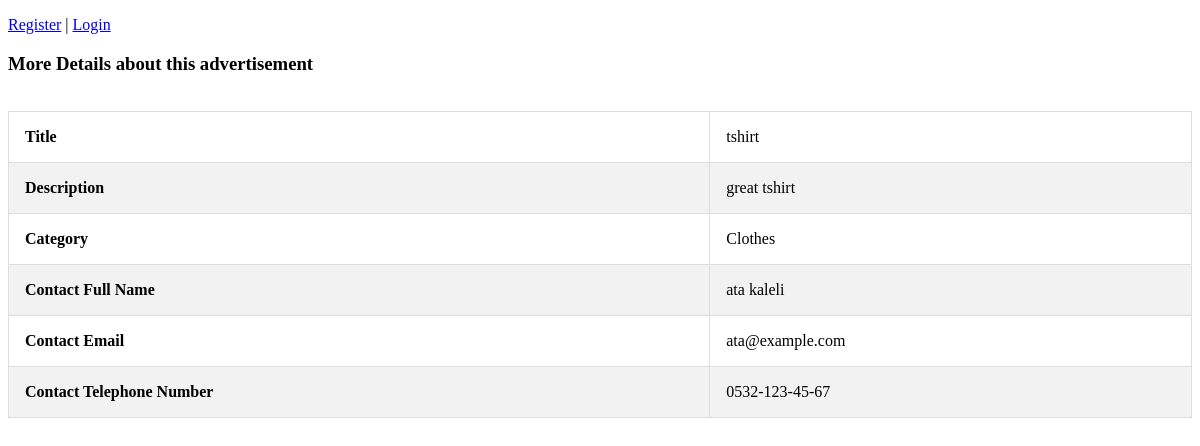
Page /moreinfoadvertisement/1 on the committed database.
### tables this page shows
CREATE TABLE ADVERTISEMENT(aid INTEGER PRIMARY KEY AUTOINCREMENT,title TEXT,description TEXT,isactive INTEGER,cid INTEGER,username TEXT,FOREIGN KEY (cid) REFERENCES CATEGORY(cid),FOREIGN KEY (username) REFERENCES USER(usename));

CREATE TABLE CATEGORY(cid INTEGER PRIMARY KEY AUTOINCREMENT,cname TEXT);

CREATE TABLE USER(username TEXT PRIMARY KEY,password TEXT,fullname TEXT,email TEXT,telno TEXT);

### main.py (the view)
@app.route("/moreinfoadvertisement/<aid>")
def moreinfoadvertisement(aid):
    conn = sqlite3.connect("advertisements.db")
    c = conn.cursor()
    c.execute("SELECT a.title, a.description, c.cname, u.fullname, u.email, u.telno FROM ADVERTISEMENT a, USER u, CATEGORY c WHERE "
              "a.username=u.username AND a.cid=c.cid AND a.aid=?", (aid, ))
    records = c.fetchall()
    return render_template("moreinfoadvertisement.html", moredetails=records)

### templates/moreinfoadvertisement.html (shortened to what this page needs)
{% extends "basemenu.html" %}
{% block content %}
<h3>More Details about this advertisement</h3><br>
<table id="moreinfoadvertisement" style="border-collapse:collapse;" border="1px ">
    <tr>
        <th>Title</th>
        <td>{{ moredetails[0][0] }}</td>
    </tr>
    <tr>
        <th>Description</th>
        <td>{{ moredetails[0][1] }}</td>
    </tr>
    <tr>
        <th>Category</th>
        <td>{{ moredetails[0][2] }}</td>
    </tr>
    <tr>
        <th>Contact Full Name</th>
        <td>{{ moredetails[0][3] }}</td>
    </tr>
    <tr>
        <th>Contact Email</th>
        <td>{{ moredetails[0][4] }}</td>
    </tr>
    <tr>
        <th>Contact Telephone Number</th>
        <td>{{ moredetails[0][5] }}</td>
    </tr>
</table>
{% endblock %}

### static/css/pagestyle.css (style rules this page uses)
table { border-collapse: collapse; border-spacing: 0; width: 100%; border: 1px solid #ddd; }
th, td { text-align: left; padding: 16px; }
tr:nth-child(even) { background-color: #f2f2f2; }

### rows in the picture
ADVERTISEMENT: title "tshirt", description "great tshirt"
CATEGORY: cname "Clothes"
USER: fullname "ata kaleli", email "ata@example.com", telno "0532-123-45-67"
